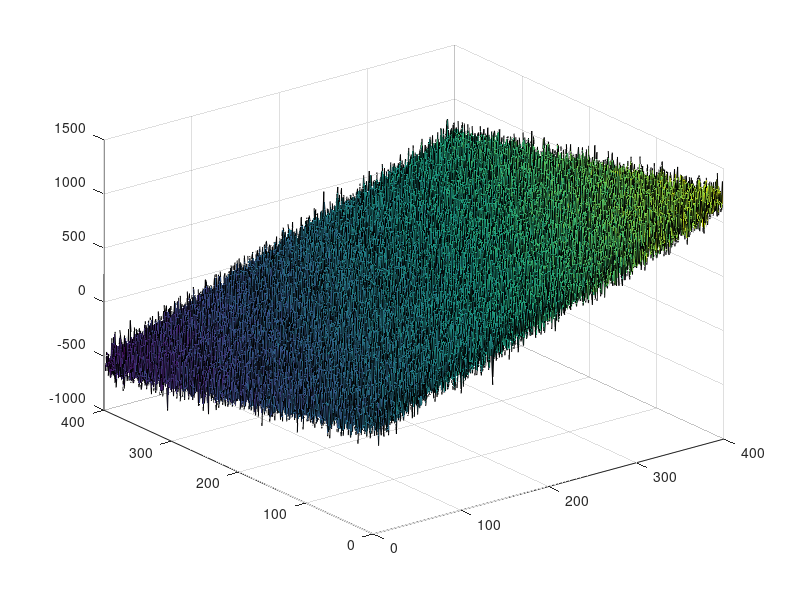

Here is the MATLAB script that generated this plot:
clear all
close all

a=3;
b=-1.5;
c=22;
cont=1;

for x=1:400
    for y=1:400
        plane(y,x)=a*x+b*y+c; % +randn*20
        X(cont)=x;
        Y(cont)=y;
        cont=cont+1;
    end
end


A=[X' Y' ones(length(X),1)];

noisy_plane=plane+randn(400)*80;
%surf(plane)
surf(noisy_plane)

Z=reshape(noisy_plane,400*400,1);



regress(Z,A)

